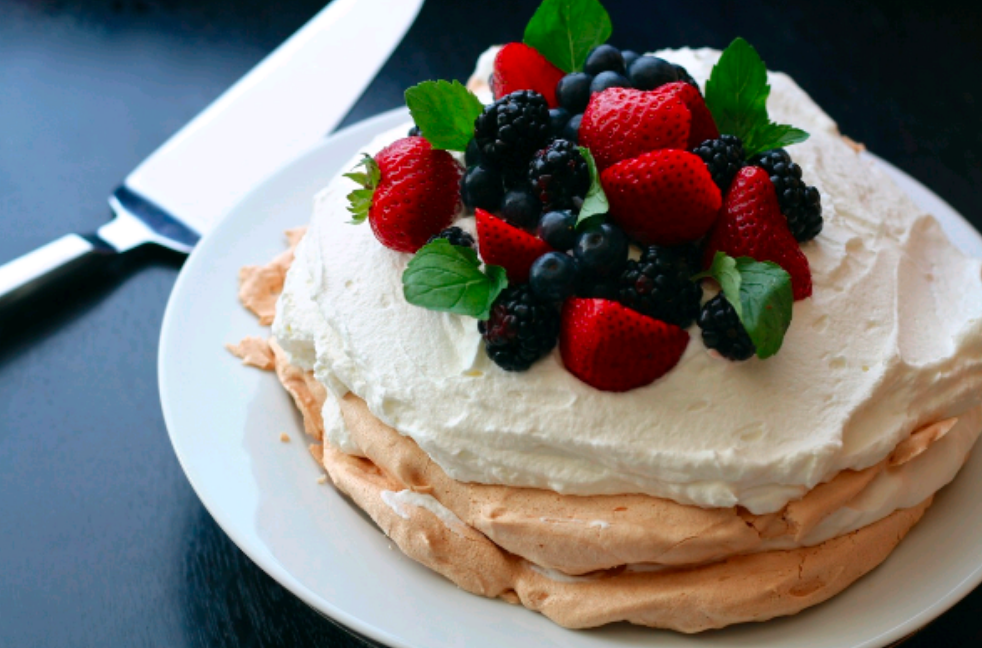
#> input picture src/pertemuan_06/basic_layout_flutter/assets/images/strawberry_pavlova.png, 982 x 648 px, given in place of female.tiff, which was not available
$ jupyter execute --allow-errors Week5.ipynb   (text cells are left out)
#> lines starting #> are read from the running program, lines starting #| are printed output that depends on the picture; pictures that were not available may be replaced by others from this repository, and a replacement may not be noted
[cell 1]
# mount drive
from google.colab import drive
drive.mount('/content/drive')

[cell 2]
import cv2 as cv
from google.colab.patches import cv2_imshow
import numpy as np

[cell 3]
female_img = cv.imread('/content/drive/MyDrive/PCVK_MM/Images/female.tiff')
#> female_img is the input picture: shape (648, 982, 3); mean B, G, R 116.9, 119.9, 123
#> the answer given: 3

[cell 4]
cv2_imshow(female_img)

[cell 5]
# Membuat fungsi untuk Gamma Corrention pada citra

def gamma_correction(img, gamma):
  # Normalisasi gambar ke [0,1]
#> called with gamma = 3
  normalized = img / 255.0
  corrected = np.power(normalized, 1.0 / gamma)
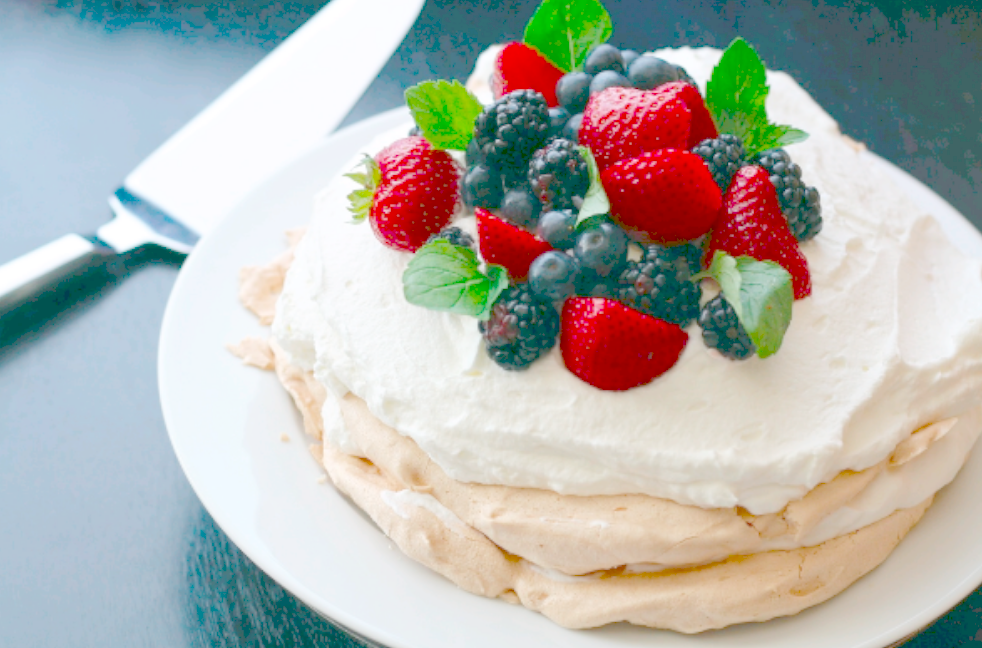
#> corrected: shape (648, 982, 3) float64; mean B, G, R 0.68, 0.702, 0.697
  return np.uint8(corrected * 255)

[cell 6]
print(' Gamma Correction pada citra ')
print('----------------------------------')
try:
  gamma = int(input('Masukkan nilai Gamma: '))
except ValueError:
  print('Error, not a number')

gamma_img = gamma_correction(female_img, gamma)
cv2_imshow(gamma_img)

[cell 7]
from matplotlib import pyplot as plt
bit_depth=2
level = 255 / (pow(2,bit_depth)-1)
original = cv.imread('/content/drive/MyDrive/PCVK_MM/Images/female.tiff', cv.IMREAD_GRAYSCALE)
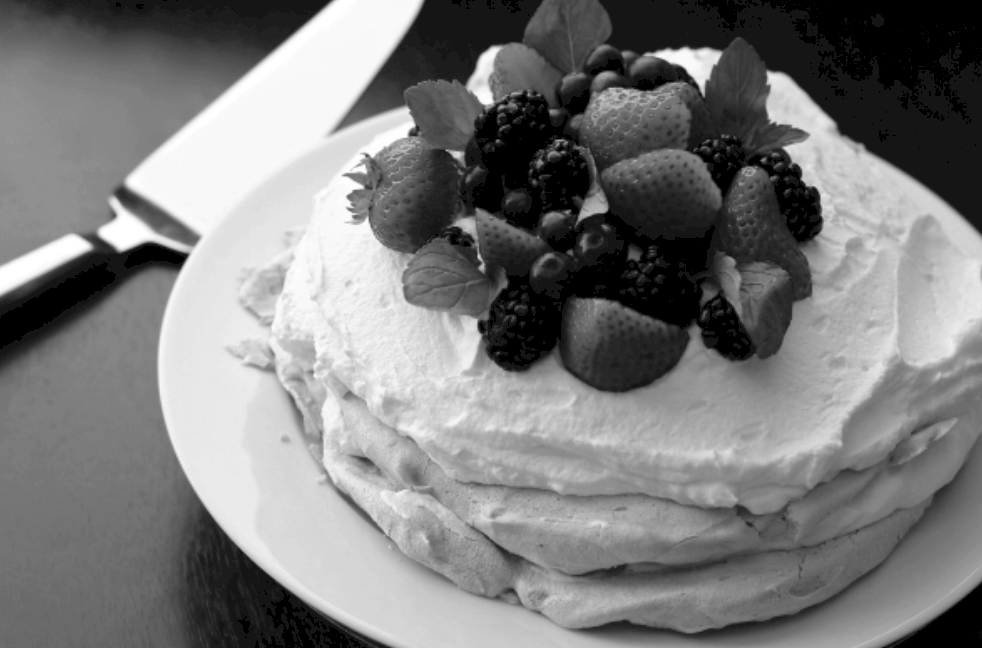
#> original: shape (648, 982); min 0, max 255, mean 124
depth_image = np.zeros(original.shape, original.dtype)

for y in range(original.shape[0]):
  for x in range(original.shape[1]):
    depth_image[y, x] = np.round(original[y, x] / level) * level
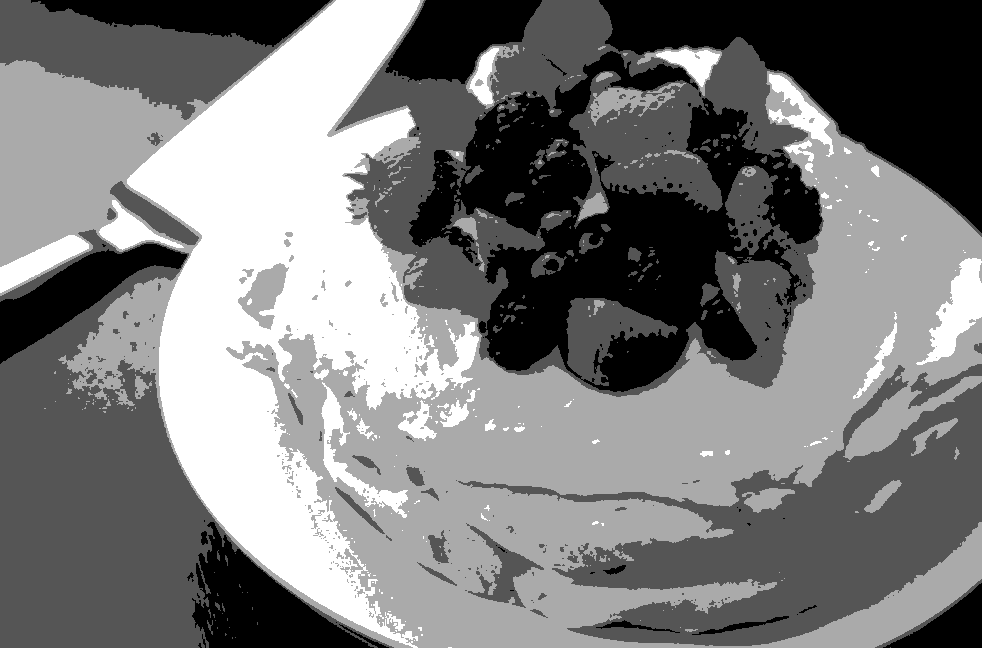
#> depth_image: shape (648, 982); min 0, max 255, mean 122.3

frame = cv.hconcat([original, depth_image])
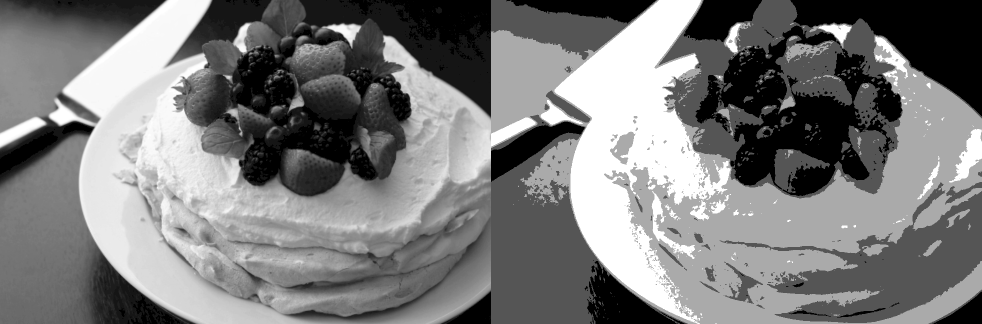
#> frame: shape (648, 1964) (shown at 1/2 size); min 0, max 255, mean 123.1
plt.imshow(frame, cmap='gray')

[cell 8]
import glob

galaxy = cv.imread('/content/drive/MyDrive/PCVK_MM/Images/galaxy.jpg')
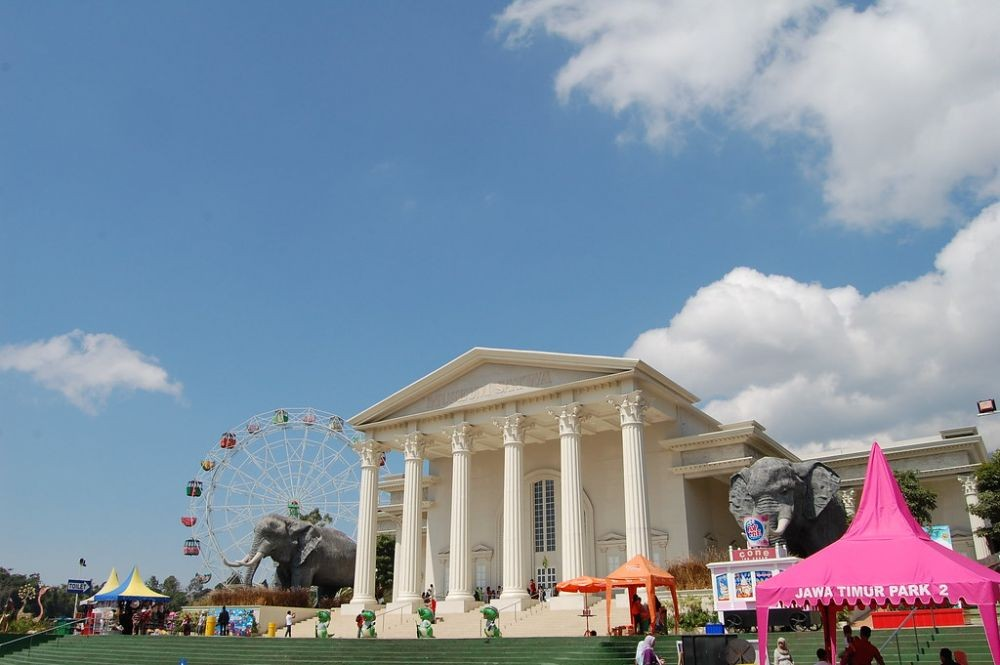
#> input picture src/pertemuan_06/layout_flutter/assets/images/jatim-park-2.jpg, 1000 x 665 px, given in place of galaxy.jpg, which was not available
#> galaxy is the input picture: shape (665, 1000, 3); mean B, G, R 160.9, 144.4, 130.4

cv_img = []
for img in glob.glob('/content/drive/MyDrive/PCVK_MM/Images/noises/*.jpg'):
  n= cv.imread(img)
  cv_img.append(n)
